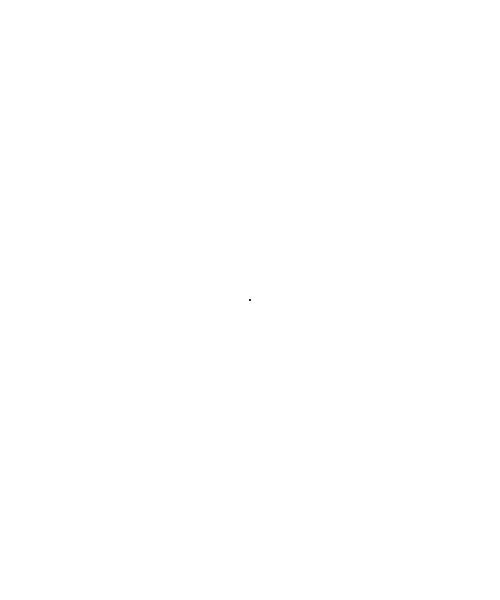
Frame 1 (no input)
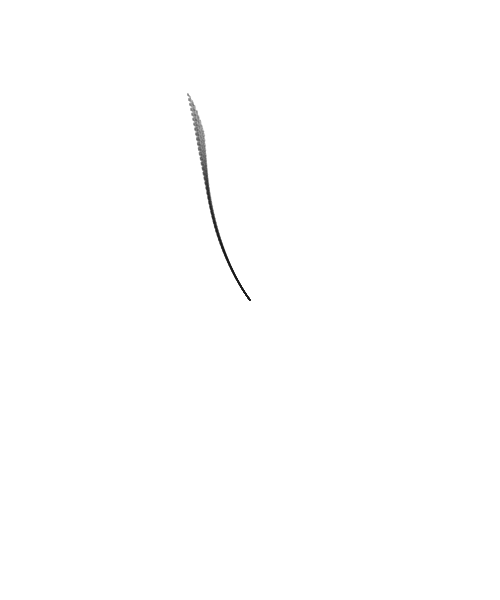
Frame 60 (no input)
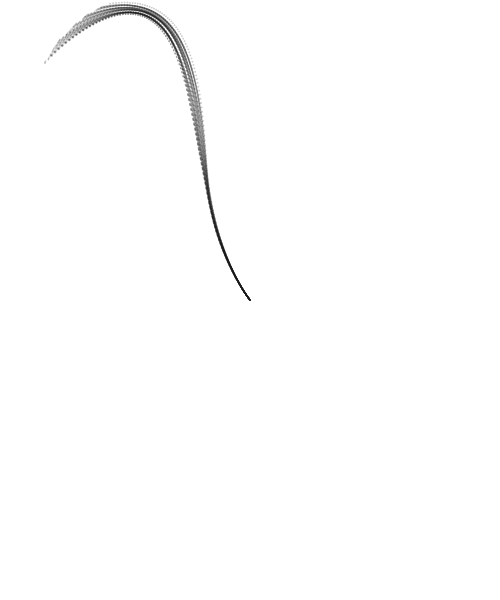
Frame 120 (the mouse pressed at the canvas centre since frame 60)

The p5.js sketch that drew these frames (run headless with seeded random() and noise() and a simulated clock; from frame 60 on, the mouse is pressed at the canvas centre):

// p5.js sketch
// ── sketch.js
var RESOLUTION = 10;
var angles = [];
var rows, cols;

var vehicles = [];

function setup() {
  createCanvas(500, 600);
  rows = ceil(width / RESOLUTION);
  cols = ceil(height / RESOLUTION);

  for (var i = 0; i < 300; i++) {
    vehicles.push(new Vehicle(width/2, height/2));
  }
}

function draw() {
  //background(255);

  // flow field
  for (var c = 0; c < cols; c++) {
    for (var r = 0; r < rows; r++) {

      var index = r + c * rows; // *** x + y * width

      var x = r * RESOLUTION;
      var y = c * RESOLUTION;

      var xfreq = (x + frameCount) * 0.1;
      var yfreq = (y + frameCount) * 0.1;
      var amp = PI/3; // range of angle
      var val = noise(xfreq, yfreq) * amp;
      
      //angles[index] = val;
      
      var mouse = createVector(mouseX, mouseY);
      var pos = createVector(x, y);
      var vector = p5.Vector.sub(mouse, pos);
      
      var sinVal = sin(frameCount *0.01);
      sinVal = map(sinVal, -1, 1, -PI/2, PI/2);
      var val = vector.heading() +  sinVal;
      
      angles[index] = val;

      push();
      translate(x, y);

      // noFill();
      // stroke(200);
      // rect(0, 0, RESOLUTION, RESOLUTION);
      // text(index, 5, 15);

      // rotate(val);
      // stroke(200);
      // line(0, 0, RESOLUTION / 2, 0);

      pop();
    }
  }

  // vehicles
  for (var i = 0; i < vehicles.length; i++) {
    var v = vehicles[i];

    var r = floor(v.pos.x / RESOLUTION);
    var c = floor(v.pos.y / RESOLUTION);
    var index = r + c * rows;

    v.flow(angles[index]);
    v.update();
    v.checkEdges();
    v.display();
  }
}
// ── Vehicle.js
"use strict";

class Vehicle {
  constructor(x,y) {
    this.pos = createVector(x,y);
    this.vel = createVector();
    this.acc = createVector();
    this.angle = 0;
    this.maxDesired = 5;
    this.maxSteer = random(0.1,0.15);
  }
  update() {
    this.vel.add(this.acc);
    this.pos.add(this.vel);
    this.acc.mult(0);
    this.angle = this.vel.heading();
  }
  flow(angle) {
    var desired = p5.Vector.fromAngle(angle); 
    desired.setMag(this.maxDesired);
    var steer = p5.Vector.sub(desired, this.vel);
    steer.limit(this.maxSteer);
    this.applyForce(steer);
  }
  applyForce(force) {
    this.acc.add(force);
  }
  checkEdges() {
    if (this.pos.x < 0) {
      this.pos.x = width;
    } else if (this.pos.x > width) {
      this.pos.x = 0;
    }
    if (this.pos.y < 0) {
      this.pos.y = height;
    } else if (this.pos.y > height) {
      this.pos.y = 0;
    }
  }
  display(){
    push();
    translate(this.pos.x, this.pos.y);
    rotate(this.angle);
    
    //noStroke();
    //fill(0);
    //triangle(0,0,-20,8,-20,-8);
    
    stroke(0,10);
    strokeWeight(2);
    point(0,0)
    pop();
  }
}
